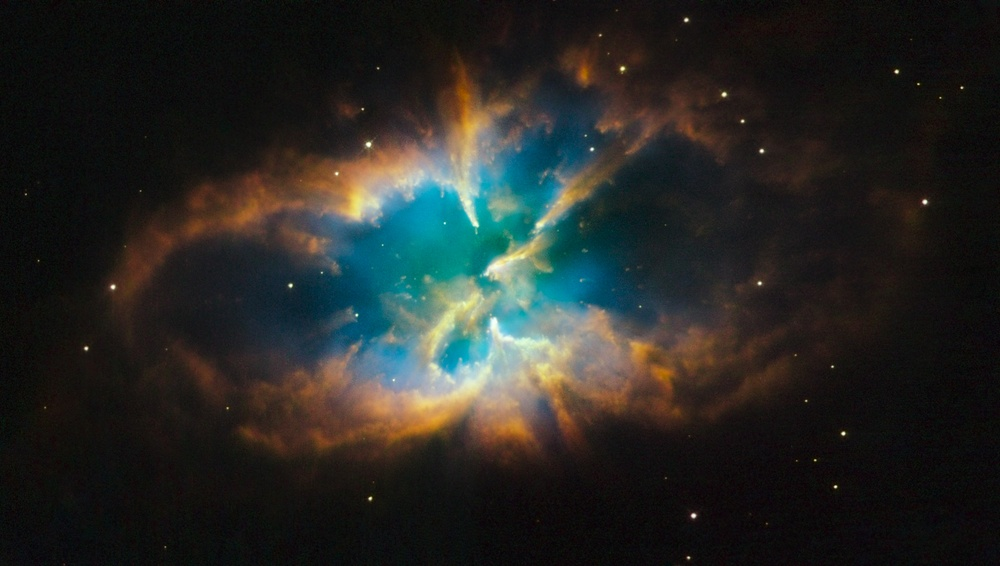
#> input picture python_udemy_course/image_one.jpg, 1000 x 566 px, shrunk from 2145 x 1213 before the run
$ python '58 channels and mode.py'
#> lines starting #> are read from the running program, lines starting #| are printed output that depends on the picture
from PIL import Image

img=Image.open('image_one.jpg')
#> img is the input picture: PIL image 1000x566 RGB; mean R, G, B 38.2, 39.7, 36.8

print(img.mode)
#| RGB

r,g,b=img.split()
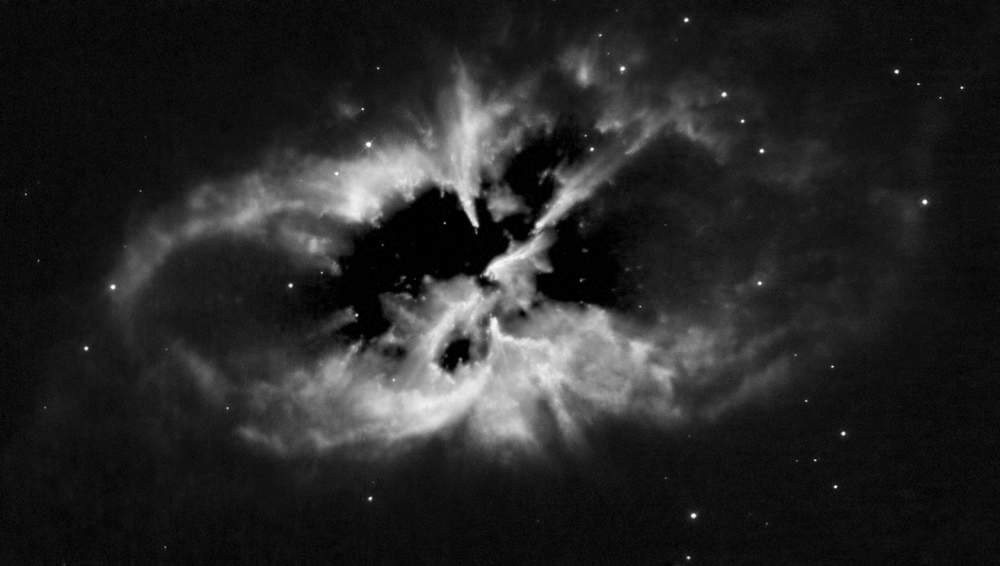
#> r: PIL image 1000x566 L; min 0, max 255, mean 38.2
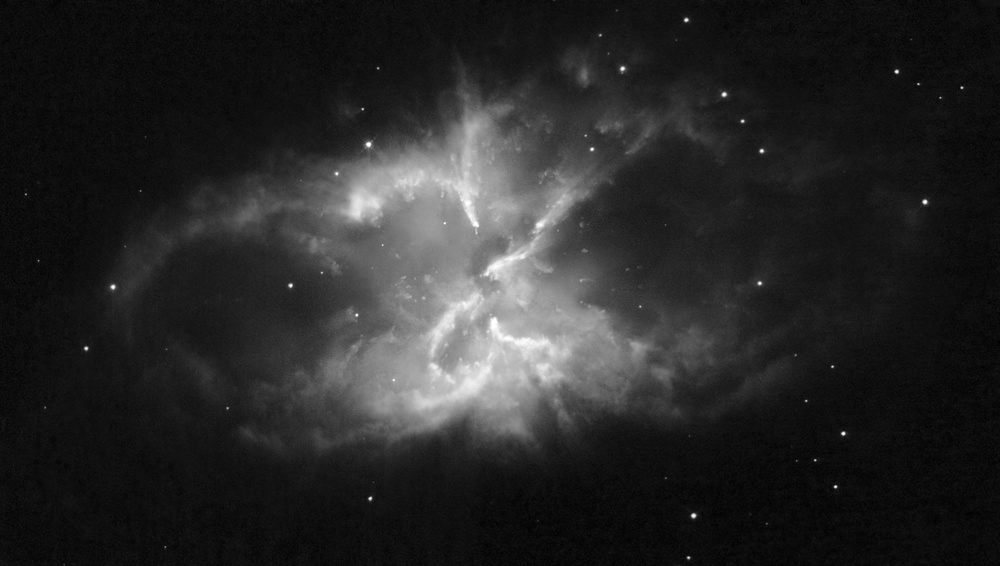
#> g: PIL image 1000x566 L; min 0, max 255, mean 39.7
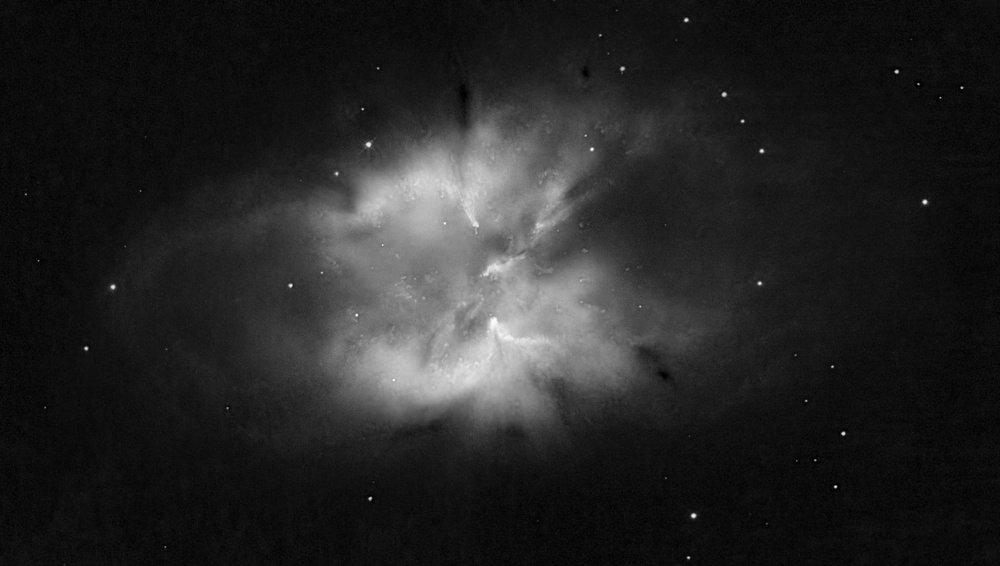
#> b: PIL image 1000x566 L; min 0, max 255, mean 36.8

r.show()

g.show()

b.show()
